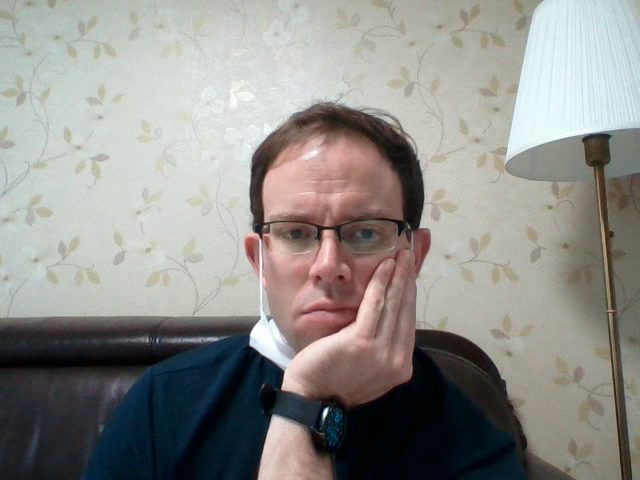
#> input picture frame 7 of data/record0.mp4, 640 x 480 px, given in place of ball.wmv, which was not available
$ python 1011-meanshift-kalman.py
#> lines starting #> are read from the running program, lines starting #| are printed output that depends on the picture; after the words box and inside, x2 and y2 are one past the last pixel; in counts of white or black regions, pixels touching at a corner belong together
# 1011.py
import cv2
import numpy as np

#1
roi = None
drag_start = None
mouse_status = 0
tracking_start = False

def onMouse(event, x,y, flags, param = None):
    global roi
    global drag_start
    global mouse_status
    global tracking_start

    if event == cv2.EVENT_LBUTTONDOWN:
        drag_start = (x,y)
        mouse_status = 1
        tracking_start = False
    elif event == cv2.EVENT_MOUSEMOVE:
        if flags == cv2.EVENT_FLAG_LBUTTON:
            xmin = min(x, drag_start[0])
            ymin = min(y, drag_start[1])
            xmax = max(x, drag_start[0])
            ymax = max(y, drag_start[1])
            roi = (xmin, ymin, xmax, ymax)
            mouse_status = 2 # dragging
    elif event == cv2.EVENT_LBUTTONUP:
        mouse_status = 3 # complete

#2
cv2.namedWindow('tracking')
cv2.setMouseCallback('tracking', onMouse)

cap = cv2.VideoCapture('../../data/ball.wmv')
if ( not cap.isOpened() ):
    print('Error opening video.')

h,w = (int(cap.get(cv2.CAP_PROP_FRAME_HEIGHT)), int(cap.get(cv2.CAP_PROP_FRAME_WIDTH)))
roi_mask = np.zeros((h,w), dtype = np.uint8)
term_crit = (cv2.TERM_CRITERIA_MAX_ITER + cv2.TERM_CRITERIA_EPS, 10, 1)

#3: Kalman filter setup
q = 1e-5 # process noise covariance
r = 0.01 # measurement noise covariance, 1, 0.0001
dt = 1
KF = cv2.KalmanFilter(4,2,0)
KF.transitionMatrix = np.array([[1,0,dt,0],
                                [0,1,0,dt],
                                [0,0,1,0],
                                [0,0,0,1]], np.float32) # A
KF.measurementMatrix = np.array([[1,0,0,0],
                                [0,1,0,0]], np.float32) # H

#4
t = 0
while True:
    ret, frame = cap.read()
#> frame is the input picture: shape (480, 640, 3); mean B, G, R 138.1, 141.7, 143.1
    if not ret:
        break
    t += 1
    print('t = ', t)

    frame2 = frame.copy() # CamShift
    hsv = cv2.cvtColor(frame, cv2.COLOR_BGR2HSV)
#> hsv: shape (480, 640, 3); mean H, S, V 54.7, 52.7, 149.4
    mask = cv2.inRange(hsv, (0, 60, 32), (180, 255, 255))
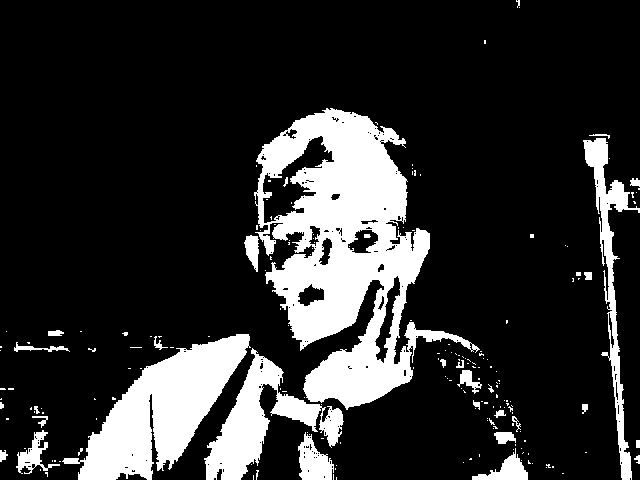
#> mask: shape (480, 640); 18.4% white; 193 white regions (161 under 20 px), largest, box (x1, y1, x2, y2) and area: (254, 108, 480, 410) 29477, (62, 334, 251, 480) 12150, (204, 348, 344, 480) 6109

    if mouse_status == 2:
        x1,y1,x2,y2 = roi
        cv2.rectangle(frame, (x1,y1), (x2,y2), (0,0,255), 2)

    if mouse_status == 3:
        print('initialize...')
        mouse_status = 0

        x1,y1,x2,y2 = roi
        mask_roi = mask[y1:y2, x1:x2]
        hsv_roi = hsv[y1:y2, x1:x2]

        hist_roi = cv2.calcHist([hsv_roi], [0], mask_roi, [16], [0,180])

        cv2.normalize(hist_roi, hist_roi, 0, 255, cv2.NORM_MINMAX)
        H1 = hist_roi.copy()
        cv2.normalize(H1, H1, 0.0, 1.0, cv2.NORM_MINMAX)

        track_win = (x1,y1,x2-x1,y2-y1) # meanShift

        #4-1: Kalman filter initialize
        KF.processNoiseCov = q * np.eye(4, dtype = np.float32) # Q
        KF.measurementNoiseCov = r * np.eye(2, dtype = np.float32) # R
        KF.errorCovPost = np.eye(4, dtype = np.float32) # P0 = I

        x,y,w,h = track_win
        KF.statePost = np.array([[x],[y],[0.],[0.]], dtype = np.float32)
        tracking_start = True

    if tracking_start:
        #4-2
        predict = KF.predict()

        #4-3
        backP = cv2.calcBackProject([hsv], [0], hist_roi, [0,180], 1)
        backP &= mask

        ret, track_win = cv2.meanShift(backP, track_win, term_crit)
        x,y,w,h = track_win
        cv2.rectangle(frame, (x,y), (x+w,y+h), (0,0,255), 2)

        #4-4: Kalman correct
        z = np.array([x,y], dtype = np.float32) # measurement # error here
        estimate = KF.correct(z)
        estimate = np.int0(estimate)

        #4-5
        x2,y2 = estimate[0][0], estimate[1][0]
        cv2.rectangle(frame, (x2,y2), (x2+w,y2+h), (255,0,0), 2)
        ## track_win = x2,y2,w,h

    cv2.imshow('tracking', frame) # meanShift
    key = cv2.waitKey(25)
#> (key Esc is pressed here)
    if key == 27:
        break

if cap.isOpened():
    cap.release()
cv2.destroyAllWindows()

$ run again, starting later in the video
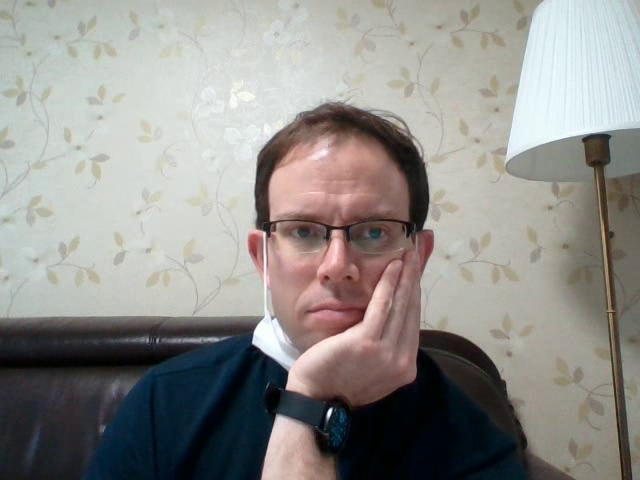
#> input picture frame 33 of data/record0.mp4, 640 x 480 px, given in place of ball.wmv, which was not available
#> frame is the input picture: shape (480, 640, 3); mean B, G, R 138.3, 141.8, 143.8
#> hsv: shape (480, 640, 3); mean H, S, V 53.3, 52.2, 149.8
#> `mask = cv2.inRange(hsv, (0, 60, 32), (180, 255, 255))`:
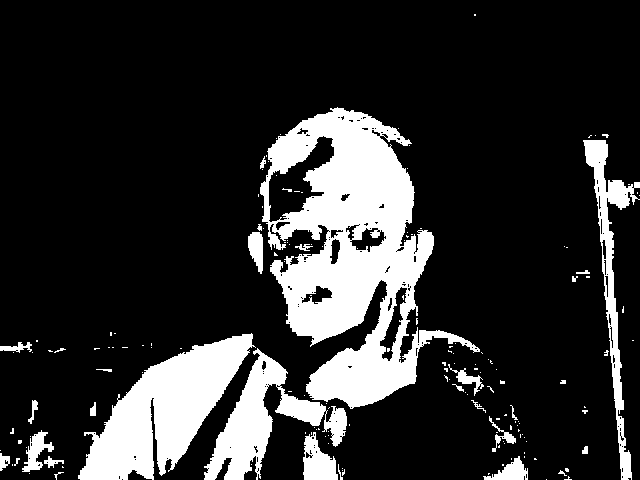
#> mask: shape (480, 640); 18.3% white; 165 white regions (134 under 20 px), largest, box (x1, y1, x2, y2) and area: (260, 107, 480, 409) 29359, (78, 333, 256, 480) 12088, (204, 348, 347, 480) 6195

$ run again, starting later in the video
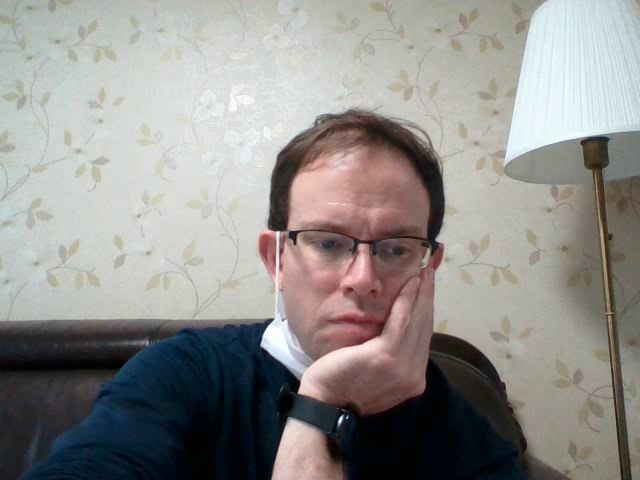
#> input picture frame 60 of data/record0.mp4, 640 x 480 px, given in place of ball.wmv, which was not available
#> frame is the input picture: shape (480, 640, 3); mean B, G, R 139.3, 142.3, 144.3
#> hsv: shape (480, 640, 3); mean H, S, V 54.4, 55, 150.5
#> `mask = cv2.inRange(hsv, (0, 60, 32), (180, 255, 255))`:
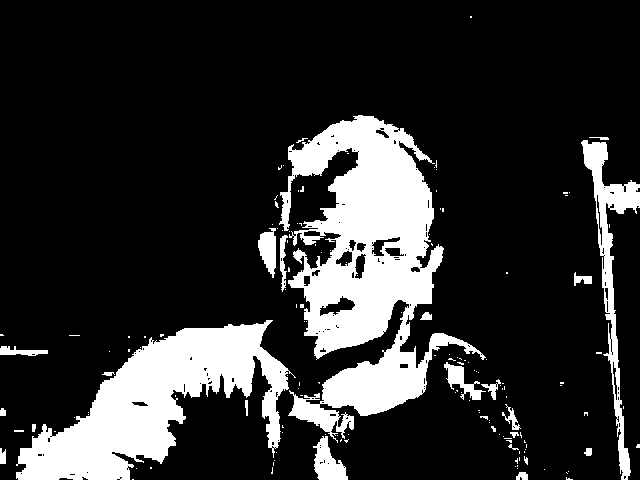
#> mask: shape (480, 640); 18.4% white; 149 white regions (124 under 20 px), largest, box (x1, y1, x2, y2) and area: (279, 115, 486, 443) 29161, (16, 320, 296, 480) 19259, (581, 140, 640, 480) 4071
